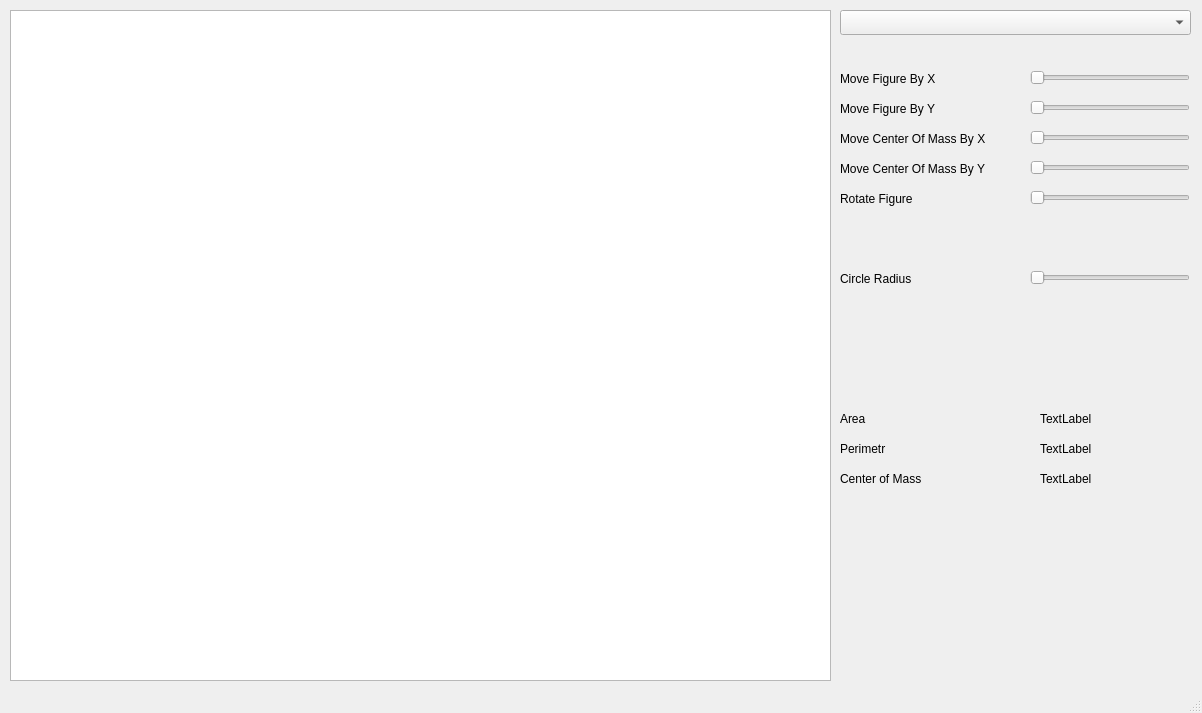
<?xml version="1.0" encoding="UTF-8"?>
<ui version="4.0">
 <class>MainWindow</class>
 <widget class="QMainWindow" name="MainWindow">
  <property name="geometry">
   <rect>
    <x>0</x>
    <y>0</y>
    <width>1202</width>
    <height>713</height>
   </rect>
  </property>
  <property name="windowTitle">
   <string>Paint</string>
  </property>
  <widget class="QWidget" name="centralwidget">
   <widget class="QComboBox" name="comboBox">
    <property name="geometry">
     <rect>
      <x>840</x>
      <y>10</y>
      <width>351</width>
      <height>25</height>
     </rect>
    </property>
   </widget>
   <widget class="QGraphicsView" name="graphicsView">
    <property name="geometry">
     <rect>
      <x>10</x>
      <y>10</y>
      <width>821</width>
      <height>671</height>
     </rect>
    </property>
   </widget>
   <widget class="QLabel" name="label">
    <property name="geometry">
     <rect>
      <x>840</x>
      <y>70</y>
      <width>121</width>
      <height>17</height>
     </rect>
    </property>
    <property name="text">
     <string>Move Figure By X</string>
    </property>
   </widget>
   <widget class="QLabel" name="label_2">
    <property name="geometry">
     <rect>
      <x>840</x>
      <y>100</y>
      <width>121</width>
      <height>17</height>
     </rect>
    </property>
    <property name="text">
     <string>Move Figure By Y</string>
    </property>
   </widget>
   <widget class="QLabel" name="label_3">
    <property name="geometry">
     <rect>
      <x>840</x>
      <y>130</y>
      <width>181</width>
      <height>17</height>
     </rect>
    </property>
    <property name="text">
     <string>Move Center Of Mass By X</string>
    </property>
   </widget>
   <widget class="QLabel" name="label_4">
    <property name="geometry">
     <rect>
      <x>840</x>
      <y>160</y>
      <width>181</width>
      <height>17</height>
     </rect>
    </property>
    <property name="text">
     <string>Move Center Of Mass By Y</string>
    </property>
   </widget>
   <widget class="QLabel" name="label_5">
    <property name="geometry">
     <rect>
      <x>840</x>
      <y>190</y>
      <width>91</width>
      <height>17</height>
     </rect>
    </property>
    <property name="text">
     <string>Rotate Figure</string>
    </property>
   </widget>
   <widget class="QSlider" name="SliderMoveFigureByX">
    <property name="geometry">
     <rect>
      <x>1030</x>
      <y>70</y>
      <width>160</width>
      <height>16</height>
     </rect>
    </property>
    <property name="orientation">
     <enum>Qt::Horizontal</enum>
    </property>
   </widget>
   <widget class="QSlider" name="SliderMoveFigureByY">
    <property name="geometry">
     <rect>
      <x>1030</x>
      <y>100</y>
      <width>160</width>
      <height>16</height>
     </rect>
    </property>
    <property name="orientation">
     <enum>Qt::Horizontal</enum>
    </property>
   </widget>
   <widget class="QSlider" name="SliderMoveCenterOfMassByX">
    <property name="geometry">
     <rect>
      <x>1030</x>
      <y>130</y>
      <width>160</width>
      <height>16</height>
     </rect>
    </property>
    <property name="orientation">
     <enum>Qt::Horizontal</enum>
    </property>
   </widget>
   <widget class="QSlider" name="SliderMoveCenterOfMassByY">
    <property name="geometry">
     <rect>
      <x>1030</x>
      <y>160</y>
      <width>160</width>
      <height>16</height>
     </rect>
    </property>
    <property name="orientation">
     <enum>Qt::Horizontal</enum>
    </property>
   </widget>
   <widget class="QSlider" name="SliderRotateFigure">
    <property name="geometry">
     <rect>
      <x>1030</x>
      <y>190</y>
      <width>160</width>
      <height>16</height>
     </rect>
    </property>
    <property name="orientation">
     <enum>Qt::Horizontal</enum>
    </property>
   </widget>
   <widget class="QStackedWidget" name="stackedWidget">
    <property name="geometry">
     <rect>
      <x>840</x>
      <y>260</y>
      <width>351</width>
      <height>71</height>
     </rect>
    </property>
    <property name="currentIndex">
     <number>0</number>
    </property>
    <widget class="QWidget" name="Circle">
     <widget class="QLabel" name="label_6">
      <property name="geometry">
       <rect>
        <x>0</x>
        <y>10</y>
        <width>91</width>
        <height>17</height>
       </rect>
      </property>
      <property name="text">
       <string>Circle Radius</string>
      </property>
     </widget>
     <widget class="QSlider" name="SliderCircleRadius">
      <property name="geometry">
       <rect>
        <x>190</x>
        <y>10</y>
        <width>160</width>
        <height>16</height>
       </rect>
      </property>
      <property name="orientation">
       <enum>Qt::Horizontal</enum>
      </property>
     </widget>
    </widget>
    <widget class="QWidget" name="Triangle">
     <widget class="QLabel" name="label_7">
      <property name="geometry">
       <rect>
        <x>0</x>
        <y>10</y>
        <width>91</width>
        <height>17</height>
       </rect>
      </property>
      <property name="text">
       <string>Triangle Size</string>
      </property>
     </widget>
     <widget class="QSlider" name="SliderTriangleSize">
      <property name="geometry">
       <rect>
        <x>190</x>
        <y>10</y>
        <width>160</width>
        <height>16</height>
       </rect>
      </property>
      <property name="orientation">
       <enum>Qt::Horizontal</enum>
      </property>
     </widget>
    </widget>
    <widget class="QWidget" name="SixPointedStar">
     <widget class="QLabel" name="label_16">
      <property name="geometry">
       <rect>
        <x>0</x>
        <y>10</y>
        <width>66</width>
        <height>17</height>
       </rect>
      </property>
      <property name="text">
       <string>Radius 1</string>
      </property>
     </widget>
     <widget class="QLabel" name="label_17">
      <property name="geometry">
       <rect>
        <x>0</x>
        <y>40</y>
        <width>66</width>
        <height>17</height>
       </rect>
      </property>
      <property name="text">
       <string>Radius 2</string>
      </property>
     </widget>
     <widget class="QSlider" name="Slider6StarRadius1">
      <property name="geometry">
       <rect>
        <x>190</x>
        <y>10</y>
        <width>160</width>
        <height>16</height>
       </rect>
      </property>
      <property name="orientation">
       <enum>Qt::Horizontal</enum>
      </property>
     </widget>
     <widget class="QSlider" name="Slider6StarRadius2">
      <property name="geometry">
       <rect>
        <x>190</x>
        <y>40</y>
        <width>160</width>
        <height>16</height>
       </rect>
      </property>
      <property name="orientation">
       <enum>Qt::Horizontal</enum>
      </property>
     </widget>
    </widget>
    <widget class="QWidget" name="PaintFigure">
     <widget class="QLabel" name="label_23">
      <property name="geometry">
       <rect>
        <x>0</x>
        <y>10</y>
        <width>121</width>
        <height>17</height>
       </rect>
      </property>
      <property name="text">
       <string>Brush Thickness</string>
      </property>
     </widget>
     <widget class="QSlider" name="SliderBrushThickness">
      <property name="geometry">
       <rect>
        <x>190</x>
        <y>10</y>
        <width>160</width>
        <height>16</height>
       </rect>
      </property>
      <property name="orientation">
       <enum>Qt::Horizontal</enum>
      </property>
     </widget>
    </widget>
    <widget class="QWidget" name="FivePointedStar">
     <widget class="QLabel" name="label_14">
      <property name="geometry">
       <rect>
        <x>0</x>
        <y>10</y>
        <width>66</width>
        <height>17</height>
       </rect>
      </property>
      <property name="text">
       <string>Radius 1</string>
      </property>
     </widget>
     <widget class="QLabel" name="label_15">
      <property name="geometry">
       <rect>
        <x>0</x>
        <y>40</y>
        <width>66</width>
        <height>17</height>
       </rect>
      </property>
      <property name="text">
       <string>Radius 2</string>
      </property>
     </widget>
     <widget class="QSlider" name="Slider5StarRadius1">
      <property name="geometry">
       <rect>
        <x>190</x>
        <y>10</y>
        <width>160</width>
        <height>16</height>
       </rect>
      </property>
      <property name="orientation">
       <enum>Qt::Horizontal</enum>
      </property>
     </widget>
     <widget class="QSlider" name="Slider5StarRadius2">
      <property name="geometry">
       <rect>
        <x>190</x>
        <y>40</y>
        <width>160</width>
        <height>16</height>
       </rect>
      </property>
      <property name="orientation">
       <enum>Qt::Horizontal</enum>
      </property>
     </widget>
    </widget>
    <widget class="QWidget" name="EightPointedStar">
     <widget class="QLabel" name="label_11">
      <property name="geometry">
       <rect>
        <x>0</x>
        <y>10</y>
        <width>66</width>
        <height>17</height>
       </rect>
      </property>
      <property name="text">
       <string>Radius 1</string>
      </property>
     </widget>
     <widget class="QLabel" name="label_12">
      <property name="geometry">
       <rect>
        <x>0</x>
        <y>40</y>
        <width>66</width>
        <height>17</height>
       </rect>
      </property>
      <property name="text">
       <string>Radius 2</string>
      </property>
     </widget>
     <widget class="QSlider" name="SliderStar8Radius1">
      <property name="geometry">
       <rect>
        <x>190</x>
        <y>10</y>
        <width>160</width>
        <height>16</height>
       </rect>
      </property>
      <property name="orientation">
       <enum>Qt::Horizontal</enum>
      </property>
     </widget>
     <widget class="QSlider" name="SliderStar8Radius2">
      <property name="geometry">
       <rect>
        <x>190</x>
        <y>40</y>
        <width>160</width>
        <height>16</height>
       </rect>
      </property>
      <property name="orientation">
       <enum>Qt::Horizontal</enum>
      </property>
     </widget>
    </widget>
    <widget class="QWidget" name="Ellipse">
     <widget class="QLabel" name="label_13">
      <property name="geometry">
       <rect>
        <x>0</x>
        <y>10</y>
        <width>101</width>
        <height>17</height>
       </rect>
      </property>
      <property name="text">
       <string>Ellipse Radius</string>
      </property>
     </widget>
     <widget class="QSlider" name="SliderEllipseRadius">
      <property name="geometry">
       <rect>
        <x>190</x>
        <y>10</y>
        <width>160</width>
        <height>16</height>
       </rect>
      </property>
      <property name="orientation">
       <enum>Qt::Horizontal</enum>
      </property>
     </widget>
    </widget>
    <widget class="QWidget" name="Square">
     <widget class="QLabel" name="label_18">
      <property name="geometry">
       <rect>
        <x>0</x>
        <y>10</y>
        <width>81</width>
        <height>17</height>
       </rect>
      </property>
      <property name="text">
       <string>Square Side</string>
      </property>
     </widget>
     <widget class="QSlider" name="SliderSquareSide">
      <property name="geometry">
       <rect>
        <x>190</x>
        <y>10</y>
        <width>160</width>
        <height>16</height>
       </rect>
      </property>
      <property name="orientation">
       <enum>Qt::Horizontal</enum>
      </property>
     </widget>
    </widget>
    <widget class="QWidget" name="Hexagon">
     <widget class="QLabel" name="label_10">
      <property name="geometry">
       <rect>
        <x>0</x>
        <y>10</y>
        <width>121</width>
        <height>17</height>
       </rect>
      </property>
      <property name="text">
       <string>Hexagon Radius</string>
      </property>
     </widget>
     <widget class="QSlider" name="SliderHexagonRadius">
      <property name="geometry">
       <rect>
        <x>190</x>
        <y>10</y>
        <width>160</width>
        <height>16</height>
       </rect>
      </property>
      <property name="orientation">
       <enum>Qt::Horizontal</enum>
      </property>
     </widget>
    </widget>
    <widget class="QWidget" name="Rectangle">
     <widget class="QLabel" name="label_8">
      <property name="geometry">
       <rect>
        <x>0</x>
        <y>10</y>
        <width>121</width>
        <height>17</height>
       </rect>
      </property>
      <property name="text">
       <string>Rectangle Height</string>
      </property>
     </widget>
     <widget class="QLabel" name="label_9">
      <property name="geometry">
       <rect>
        <x>0</x>
        <y>40</y>
        <width>121</width>
        <height>17</height>
       </rect>
      </property>
      <property name="text">
       <string>&lt;html&gt;&lt;head/&gt;&lt;body&gt;&lt;p&gt;Rectangle Width&lt;/p&gt;&lt;/body&gt;&lt;/html&gt;</string>
      </property>
     </widget>
     <widget class="QSlider" name="SliderRectangleHeight">
      <property name="geometry">
       <rect>
        <x>190</x>
        <y>10</y>
        <width>160</width>
        <height>16</height>
       </rect>
      </property>
      <property name="orientation">
       <enum>Qt::Horizontal</enum>
      </property>
     </widget>
     <widget class="QSlider" name="SliderRectangleWidth">
      <property name="geometry">
       <rect>
        <x>190</x>
        <y>40</y>
        <width>160</width>
        <height>16</height>
       </rect>
      </property>
      <property name="orientation">
       <enum>Qt::Horizontal</enum>
      </property>
     </widget>
    </widget>
   </widget>
   <widget class="QStackedWidget" name="stackedWidget_2">
    <property name="geometry">
     <rect>
      <x>840</x>
      <y>400</y>
      <width>351</width>
      <height>61</height>
     </rect>
    </property>
    <widget class="QWidget" name="page">
     <widget class="QLabel" name="label_19">
      <property name="geometry">
       <rect>
        <x>0</x>
        <y>10</y>
        <width>66</width>
        <height>17</height>
       </rect>
      </property>
      <property name="text">
       <string>Area</string>
      </property>
     </widget>
     <widget class="QLabel" name="label_20">
      <property name="geometry">
       <rect>
        <x>0</x>
        <y>40</y>
        <width>66</width>
        <height>17</height>
       </rect>
      </property>
      <property name="text">
       <string>Perimetr</string>
      </property>
     </widget>
     <widget class="QLabel" name="Area">
      <property name="geometry">
       <rect>
        <x>200</x>
        <y>10</y>
        <width>66</width>
        <height>17</height>
       </rect>
      </property>
      <property name="text">
       <string>TextLabel</string>
      </property>
     </widget>
     <widget class="QLabel" name="Perimeter">
      <property name="geometry">
       <rect>
        <x>200</x>
        <y>40</y>
        <width>66</width>
        <height>17</height>
       </rect>
      </property>
      <property name="text">
       <string>TextLabel</string>
      </property>
     </widget>
    </widget>
    <widget class="QWidget" name="page_2"/>
   </widget>
   <widget class="QLabel" name="label_21">
    <property name="geometry">
     <rect>
      <x>840</x>
      <y>470</y>
      <width>111</width>
      <height>17</height>
     </rect>
    </property>
    <property name="text">
     <string>Center of Mass</string>
    </property>
   </widget>
   <widget class="QLabel" name="CenterOfMass">
    <property name="geometry">
     <rect>
      <x>1040</x>
      <y>470</y>
      <width>66</width>
      <height>17</height>
     </rect>
    </property>
    <property name="text">
     <string>TextLabel</string>
    </property>
   </widget>
  </widget>
  <widget class="QMenuBar" name="menubar">
   <property name="geometry">
    <rect>
     <x>0</x>
     <y>0</y>
     <width>1202</width>
     <height>22</height>
    </rect>
   </property>
  </widget>
  <widget class="QStatusBar" name="statusbar"/>
 </widget>
 <resources/>
 <connections/>
</ui>
